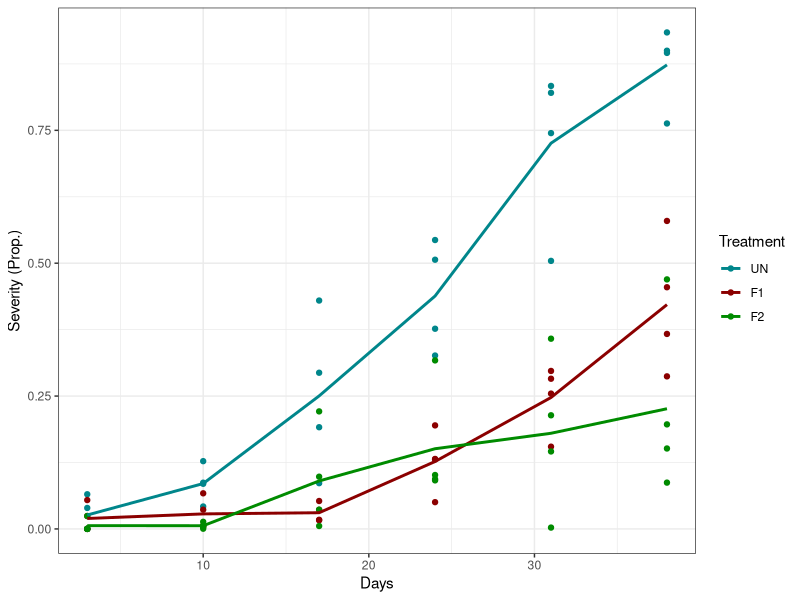
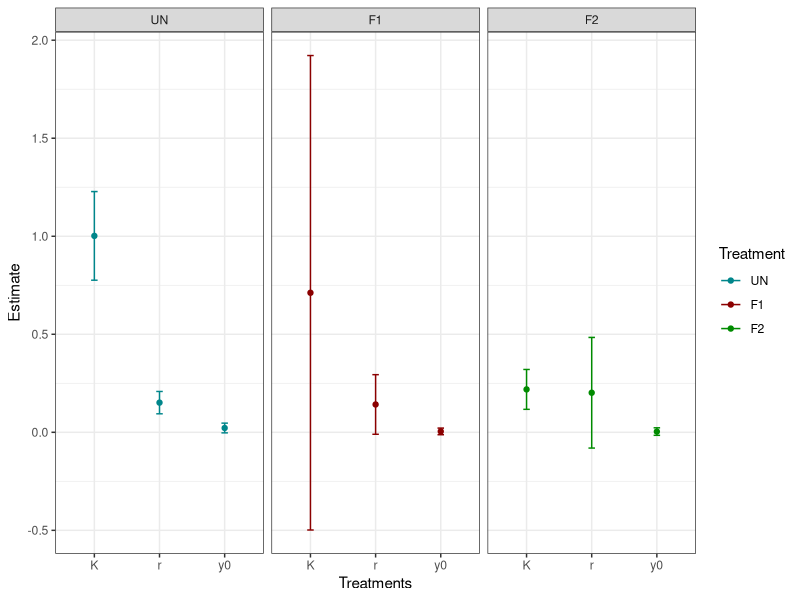

The R source for these figures, in order: (Note: this script raises an error after producing the figures.)
## ---- chunk 1
library(readxl) # Reading excel files
library(nlme) # Nonlinear model fit
library(tidyverse) # Wrangling
library(knitr) # Visualization - Tables
library(msm) # Delta method
library(lme4) # Linear mixed models
library(emmeans) # emmeans for mult comp
library(glmmTMB) # beta regression / glmm
## ---- chunk 2
# Read the data
df <- read_excel("Example_df1.xlsx")

# Control trt factor order
df <- df %>%
  mutate(
    trt = as.factor(trt),
    trt = fct_relevel(trt, c("UN", "F1", "F2")))

# Exploratory plot
ggplot(df, aes(day, y, colour = trt)) +
  geom_point() +
  stat_summary(geom = "line", fun = mean, size = 1, aes(group = trt)) +
  scale_color_manual(values = c("turquoise4", "#8B0000", "green4")) +
  labs(y = "Severity (Prop.)", x = "Days", colour = "Treatment") +
  theme_bw()
## ---- chunk 3
# Getting initials for the model
treatments <- unique(df$trt)

initials <- data.frame()

for(i in seq_along(treatments)){
  df_f <- filter(df, df$trt == treatments[i])
  
  init <- getInitial(y ~ SSlogis(day, Asym, xmid, scal), df_f)
  
  temp <- data.frame(
    K = as.numeric(init["Asym"]),
    r = 1/as.numeric(init["scal"]),
    treat = treatments[i])
  
  temp$y0 <- temp$K/(exp(as.numeric(init["xmid"])*temp$r)+1)
  
  initials <- rbind(initials, temp)
}

# Model fit
## Cehck treatment levels - UN as reference
levels(df$trt)

## Organize starting values
init_UN <- filter(initials, treat == "UN")
init_F1 <- filter(initials, treat == "F1")
init_F2 <- filter(initials, treat == "F2")

start <- c(
  # K
  init_UN$K,
  init_F1$K - init_UN$K,
  init_F2$K - init_UN$K,
  
  # r
  init_UN$r,
  init_F1$r - init_UN$r,
  init_F2$r - init_UN$r,
  
  # y0
  init_UN$y0,
  init_F1$y0 - init_UN$y0,
  init_F2$y0 - init_UN$y0
)

## Fitting the model using generalized least squares
m1 <- gnls(
  y ~ K / (1 + ((K - y0) / y0) * exp(-r * day)),
  data = df,
  params = K + r + y0 ~ trt,
  start = start
)
## ---- chunk 4
m1_est <- data.frame(
  trt = c("UN", "F1", "F2"),
  K_est = c(coef(m1)[1], coef(m1)[1] + coef(m1)[2], coef(m1)[1] + coef(m1)[3]),
  r_est = c(coef(m1)[4], coef(m1)[4] + coef(m1)[5], coef(m1)[4] + coef(m1)[6]),
  y0_est = c(coef(m1)[7], coef(m1)[7] + coef(m1)[8], coef(m1)[7] + coef(m1)[9]))

# SE for parameter estimates
m1_est <- m1_est %>%
  mutate(
    K_se = case_when(
      trt == "UN" ~ sqrt(vcov(m1)[1,1]),
      trt == "F1" ~ deltamethod(~ x1+x2, coef(m1), vcov(m1)),
      trt == "F2" ~ deltamethod(~ x1+x3, coef(m1), vcov(m1))),
    
    r_se = case_when(
      trt == "UN" ~ sqrt(vcov(m1)[4,4]),
      trt == "F1" ~ deltamethod(~ x4+x5, coef(m1), vcov(m1)),
      trt == "F2" ~ deltamethod(~ x4+x6, coef(m1), vcov(m1))),
    
    y0_se = case_when(
      trt == "UN" ~ sqrt(vcov(m1)[7,7]),
      trt == "F1" ~ deltamethod(~ x7+x8, coef(m1), vcov(m1)),
      trt == "F2" ~ deltamethod(~ x7+x9, coef(m1), vcov(m1)))
    )

# CI for K
m1_est$K_lb <- m1_est$K_est - 1.96*m1_est$K_se
m1_est$K_ub <- m1_est$K_est + 1.96*m1_est$K_se

# CI for r
m1_est$r_lb <- m1_est$r_est - 1.96*m1_est$r_se
m1_est$r_ub <- m1_est$r_est + 1.96*m1_est$r_se

# CI for r
m1_est$y0_lb <- m1_est$y0_est - 1.96*m1_est$y0_se
m1_est$y0_ub <- m1_est$y0_est + 1.96*m1_est$y0_se

est_long <- m1_est %>%
  pivot_longer(cols = -trt, names_to = c("par", ".value"), names_sep = "_")


# Plot
est_long <- est_long %>%
  mutate(
    trt = as.factor(trt),
    trt = fct_relevel(trt, "UN", "F1", "F2"))

summary(m1)

ggplot(est_long, aes(par, est, colour = trt)) +
  geom_point() +
  geom_errorbar(aes(ymin = lb, ymax = ub), width = 0.1) +
  scale_color_manual(values = c("turquoise4", "#8B0000", "green4")) +
  labs(y = "Estimate", x = "Treatments", colour = "Treatment") +
  facet_wrap(~trt) +
  theme_bw()

kable(est_long)
## ---- chunk 5
summary(m1)

cont <- rbind(
  "K: F1 - F2" = c(0, 1, -1, 0, 0, 0, 0, 0, 0),
  "r: F1 - F2" = c(0, 0, 0, 0, 1, -1, 0, 0, 0),
  "y0: F1 - F2" = c(0, 0, 0, 0, 0, 0, 0, 1, -1))

summary(glht(m1, linfct = cont))
## ---- chunk 6
contrasts_df <- data.frame(
  contrast = c("UN - F1", "UN - F2", "F1 - F2"),
  K = c(0.646, "< 0.001", 0.675),
  r = c(0.910, 0.732, 0.933),
  y0 = c(0.262, 0.258, 0.999)
)

kable(contrasts_df)
## ---- chunk 7
pred_df <- data.frame(
  trt = c(rep("UN", 60), rep("F1", 60), rep("F2", 60)),
  day = c(rep(seq(1, 60, by = 1), 3)))

pred_df$pred <- predict(m1, pred_df)

pred_df <- pred_df %>%
  mutate(
    trt = as.factor(trt),
    trt = fct_relevel(trt, "UN", "F1", "F2"))

ggplot(pred_df, aes(day, pred, colour = trt, group = trt)) +
  geom_line(linewidth = 1) +
  geom_vline(xintercept = 38, linetype = 2) +
  scale_color_manual(values = c("turquoise4", "#8B0000", "green4")) +
  labs(y = "Severity (Prop.)", x = "Days", colour = "Treatment") +
  theme_bw()
## ---- chunk 8
m1_est$y_inf <- m1_est$K_est/2

m1_est$max_s <- m1_est$r_est*m1_est$y_inf*(1-(m1_est$y_inf/m1_est$K_est))

UN_se_slope <- deltamethod(~ (x1*x4)/4, coef(m1), vcov(m1)) # UN se

F1_se_slope <- deltamethod(~ ((x1+x2)*(x4+x5))/4, coef(m1), vcov(m1)) # F1 se

F2_se_slope <- deltamethod(~((x1+x3)*(x4+x6))/4, coef(m1), vcov(m1)) # F2 se

m1_est <- m1_est %>%
  mutate(se = case_when(
    trt == "UN" ~ UN_se_slope,
    trt == "F1" ~ F1_se_slope,
    trt == "F2" ~ F2_se_slope))

m1_est$max_s_lb <- m1_est$max_s-1.96*m1_est$se
m1_est$max_s_ub <- m1_est$max_s+1.96*m1_est$se

slope_table <- m1_est[,-c(2:13)]

kable(slope_table)
## ---- chunk 9
slop_cont <- data.frame(
  contrast = c("UN-F1", "UN-F2", "F1-F2"),
  z = c(
    
    (slope_table$max_s[1] - slope_table$max_s[2])/(deltamethod(~ (x1*x4)/4 - ((x1+x2)*(x4+x5))/4, coef(m1), vcov(m1))),
    
    (slope_table$max_s[1] - slope_table$max_s[3])/(deltamethod(~ (x1*x4)/4 - ((x1+x3)*(x4+x6))/4, coef(m1), vcov(m1))),
    
    (slope_table$max_s[2] - slope_table$max_s[3])/(deltamethod(~ ((x1+x2)*(x4+x5))/4 - ((x1+x3)*(x4+x6))/4, coef(m1), vcov(m1)))
    
    )
)

slop_cont$p_value <- 2*pnorm(abs(slop_cont$z), lower.tail = FALSE)

kable(slop_cont)
## ---- chunk 10
pred_60 <- filter(pred_df, day == 60)

UN_se_60 <- deltamethod(~ (x1 / (1 + ((x1 - x7) / x7) * exp(-x4 * 60))), coef(m1), vcov(m1))

F1_se_60 <- deltamethod(~ ((x1+x2) / (1 + (((x1+x2) - (x7+x8)) / (x7+x8)) * exp(-(x4+x5) * 60))), coef(m1), vcov(m1))

F2_se_60 <- deltamethod(~ ((x1+x3) / (1 + (((x1+x3) - (x7+x9)) / (x7+x9)) * exp(-(x4+x6) * 60))), coef(m1), vcov(m1))

pred_60 <- pred_60 %>%
  mutate(se = case_when(
    trt == "UN" ~ UN_se_60,
    trt == "F1" ~ F1_se_60,
    trt == "F2" ~ F2_se_60))

pred_60$CI.ub <- pred_60$pred+1.96*pred_60$se
pred_60$CI.lb <- pred_60$pred-1.96*pred_60$se

ggplot(pred_60, aes(trt, pred, colour = trt)) +
  geom_point() +
  geom_errorbar(aes(ymin = CI.lb, ymax = CI.ub), width = 0.1) +
  scale_color_manual(values = c("turquoise4", "#8B0000", "green4")) +
  labs(y = "Severity (Prop.) at day 60", x = "Treatments", colour = "Treatment") +
  theme_bw()
